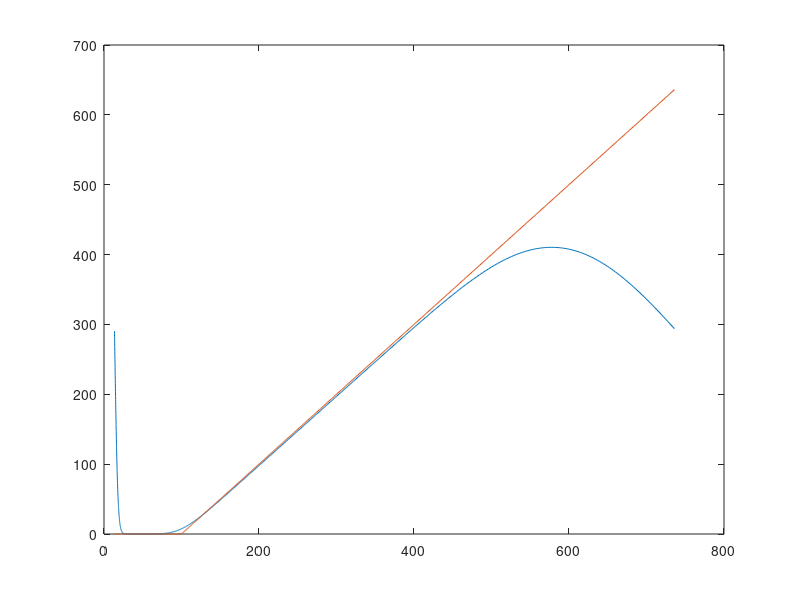

The MATLAB source for this figure:
clear
clc

S0 = 100;
K = 100;
r = 0.01;
q = 0.02;
sigma = 0.2;
T = 1;

alpha = 0;
N = 2^10;
L = 20*sigma*sqrt(T);
dx = L/N;
du = 2*pi/L;

mu = (r-q-0.5*sigma^2);
phi = @(u) exp(1i*u*mu*T-0.5*sigma^2*u.^2*T);

x = ((0:N-1)-N/2)*dx;
u = ((0:N-1)-N/2)*du;
y = x;

w = ones(1,N);
w(1) = 0.5; w(end) = 0.5;

V = max(S0*exp(y)-K,0);

% Step 1 :
res1 = ifft((-1).^(0:N-1).*w.*exp(alpha*y).*V);

% Step 2 :
res2 = res1 .* phi(-(u-1i*alpha));

% Step 3 :
res3 = real(exp(-alpha.*x).*(-1).^(0:N-1).* fft(res2));

plot(S0*exp(x),res3)
hold on
plot(S0*exp(x),V)
price = interp1(S0*exp(x),res3,S0);
[Call, Put] = blsprice(S0,K,r,T,sigma,q);